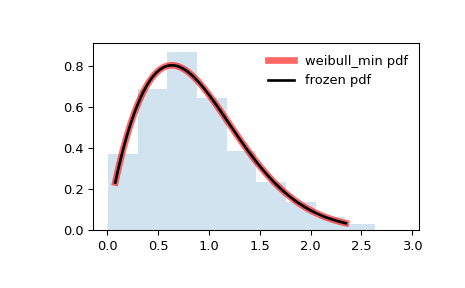

Source code (Python):
from scipy.stats import weibull_min
import matplotlib.pyplot as plt
fig, ax = plt.subplots(1, 1)

# Calculate the first four moments:

c = 1.79
mean, var, skew, kurt = weibull_min.stats(c, moments='mvsk')

# Display the probability density function (``pdf``):

x = np.linspace(weibull_min.ppf(0.01, c),
                weibull_min.ppf(0.99, c), 100)
ax.plot(x, weibull_min.pdf(x, c),
       'r-', lw=5, alpha=0.6, label='weibull_min pdf')

# Alternatively, the distribution object can be called (as a function)
# to fix the shape, location and scale parameters. This returns a "frozen"
# RV object holding the given parameters fixed.

# Freeze the distribution and display the frozen ``pdf``:

rv = weibull_min(c)
ax.plot(x, rv.pdf(x), 'k-', lw=2, label='frozen pdf')

# Check accuracy of ``cdf`` and ``ppf``:

vals = weibull_min.ppf([0.001, 0.5, 0.999], c)
np.allclose([0.001, 0.5, 0.999], weibull_min.cdf(vals, c))
# True

# Generate random numbers:

r = weibull_min.rvs(c, size=1000)

# And compare the histogram:

ax.hist(r, density=True, histtype='stepfilled', alpha=0.2)
ax.legend(loc='best', frameon=False)
plt.show()
